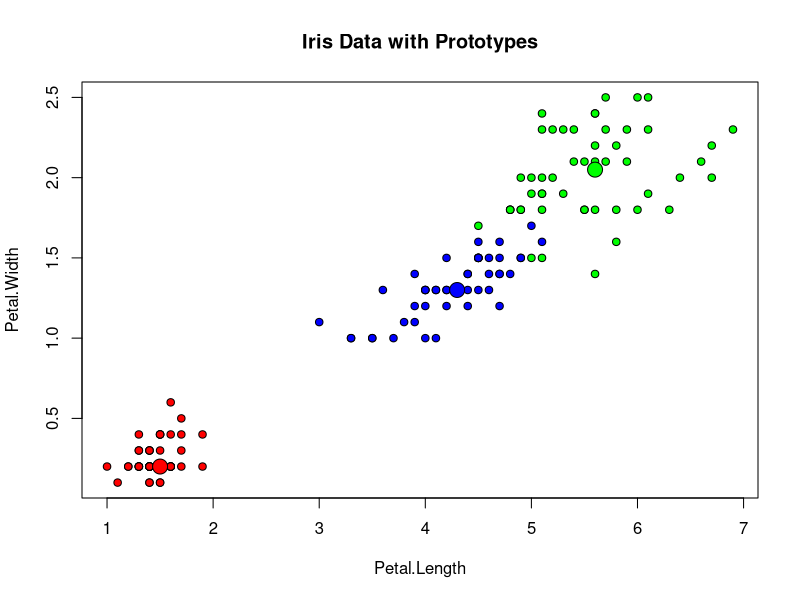

R code for this plot:
library(randomForest)


#Example using iris data built-in
data(iris)
iris.rf <- randomForest(iris[,-5], iris[,5], prox=TRUE)
iris.p <- classCenter(iris[,-5], iris[,5], iris.rf$prox)
plot(iris[,3], iris[,4], pch=21, xlab=names(iris)[3], ylab=names(iris)[4],
     bg=c("red", "blue", "green")[as.numeric(factor(iris$Species))],
     main="Iris Data with Prototypes")
points(iris.p[,3], iris.p[,4], pch=21, cex=2, bg=c("red", "blue", "green"))

#Another example
rf1 <- randomForest(Species ~ ., iris, ntree=50, norm.votes=FALSE)
rf2 <- randomForest(Species ~ ., iris, ntree=50, norm.votes=FALSE)
rf3 <- randomForest(Species ~ ., iris, ntree=50, norm.votes=FALSE)
rf.all <- combine(rf1, rf2, rf3)
print(rf.all)

## Look at the third trees in the forest.
getTree(randomForest(iris[,-5], iris[,5], ntree=10), 3, labelVar=TRUE)

iris.rf <- randomForest(Species ~ ., iris, ntree=50, norm.votes=FALSE)
iris.rf <- grow(iris.rf, 50)
print(iris.rf)
